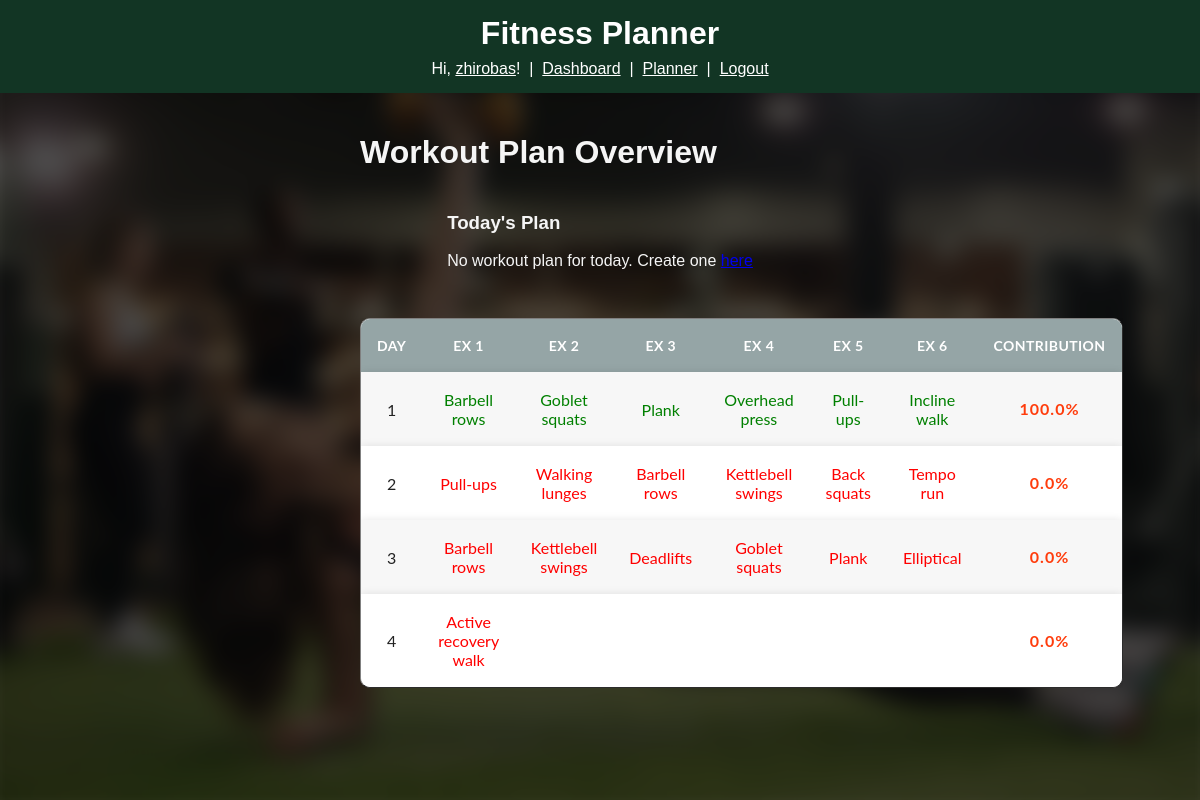
The app's page /dashboard (signed in) with its own data.
### fitness_app/models.py (models this page shows, shortened)
class User(UserMixin, db.Model):
    id = db.Column(db.Integer, primary_key=True)
    username = db.Column(db.String(50), unique=True, nullable=False)
    email = db.Column(db.String(120), unique=True, nullable=False, index=True)
    password_hash = db.Column(db.String(255), nullable=False)
    is_admin = db.Column(db.Boolean, default=False)
    age = db.Column(db.Integer)
    height_cm = db.Column(db.Float)
    weight_kg = db.Column(db.Float)
    gender = db.Column(db.String(10))  # "Male" / "Female"
    fitness_level = db.Column(db.String(20), default="Intermediate")  # "Beginner", "Intermediate", "Advanced"
    previous_success_rate = db.Column(db.Float, default=0.7)
    previous_goal = db.Column(db.String(20), default="Weight Loss")   # "Weight Loss", "Muscle Gain", "Endurance"
    user_rating = db.Column(db.Float, default=4.0)
    plan_adherence_rate = db.Column(db.Float, default=0.8)
    created_at = db.Column(db.DateTime, default=datetime.utcnow)

class WorkoutDay(db.Model):
    id = db.Column(db.Integer, primary_key=True)
    plan_id = db.Column(db.Integer, db.ForeignKey("workout_plan.id"), nullable=False, index=True)
    day_index = db.Column(db.Integer, nullable=False)  # 0..N-1 within plan
    date = db.Column(db.Date, nullable=False, index=True)
    items = db.Column(MutableList.as_mutable(db.JSON), nullable=False)           # [{name, sets, reps, minutes, completed}]
    __table_args__ = (UniqueConstraint('plan_id', 'day_index', name='uq_plan_day'),)
    plan = db.relationship("WorkoutPlan", backref=db.backref("days_list", lazy=True, order_by="WorkoutDay.day_index"))

### fitness_app/main/routes.py (the view)
@main_bp.route("/dashboard")
@login_required
def dashboard():
    plan, today, delta = get_today_for_user(current_user)
    days = []
    if plan:
        days = (WorkoutDay.query
                .filter_by(plan_id=plan.id)
                .order_by(WorkoutDay.day_index)
                .all())
    return render_template(
        "main/dashboard.html",
        user=current_user,
        plan=plan,
        today=today,
        day_index=delta,
        days=days,
        media_links=MEDIA_LINKS,
        bg_image="backgrounds/dashboard.jpg"
    )

### fitness_app/__init__.py (called while the page is built)
def create_app():
    app = Flask(__name__, static_folder="static", template_folder="templates")
    app.config["SECRET_KEY"] = os.getenv("SECRET_KEY", "dev-secret-change-me")
    app.config["SQLALCHEMY_DATABASE_URI"] = os.getenv("DATABASE_URL", "sqlite:///fitness.db")
    app.config["SQLALCHEMY_TRACK_MODIFICATIONS"] = False
    db.init_app(app)
    login_manager.init_app(app)
    csrf.init_app(app)
    app.register_blueprint(auth_bp)
    app.register_blueprint(main_bp)
    @app.context_processor
    def inject_csrf_token():
        return dict(csrf_token=generate_csrf())
    with app.app_context():
        db.create_all()
    return app

### fitness_app/models.py (called while the page is built)
@login_manager.user_loader
def load_user(user_id):
    return User.query.get(int(user_id))

### fitness_app/planner.py (called while the page is built)
def get_today_for_user(user: User) -> Tuple[WorkoutPlan | None, WorkoutDay | None, int | None]:
    plan = (WorkoutPlan.query
            .filter_by(user_id=user.id)
            .order_by(WorkoutPlan.id.desc())
            .first())
    if not plan: return None, None, None
    delta = (date.today() - plan.start_date).days
    if delta < 0 or delta >= plan.days: return plan, None, delta
    wday = WorkoutDay.query.filter_by(plan_id=plan.id, day_index=delta).first()
    return plan, wday, delta

### fitness_app/templates/main/dashboard.html (shortened to what this page needs)
{% extends "base.html" %}
{% block content %}
<h1>Workout Plan Overview</h1>
<div style="display: flex; align-items: flex-start; flex-direction: column;">
  <div style="max-width: 600px; margin: 0 auto 32px auto;">
    <h3>Today's Plan</h3>
    {% if today %}
      <form method="post" action="{{ url_for('main.toggle_item') }}" onsubmit="return false;">
        <input type="hidden" name="csrf_token" value="{{ csrf_token }}">
        <input type="hidden" name="day_id" value="{{ today.id }}">
        <ul style="list-style: none; padding: 0;">
          {% for item in today.items %}
            <li style="margin-bottom: 18px;">
              <div style="display: flex; align-items: center; cursor: pointer;" onclick="toggleItem('item-{{ loop.index0 }}')">
                <span style="font-size: 1.5em; margin-right: 10px;">&#8250;</span>
                <span>
                  {{ item.name }}
                  {% if item.sets %}- {{ item.sets }} sets{% endif %}
                  {% if item.reps %} x {{ item.reps }} reps{% endif %}
                  {% if item.minutes %}- {{ item.minutes }} min{% endif %}
                </span>
              </div>
              <div id="item-{{ loop.index0 }}" class="collapsible-content">
                <div style="display: flex; flex-direction: column; align-items: center; width: 100%;">
                  {% if item.name in media_links %}
                    {% set url = media_links[item.name] %}
                    {% if "youtube.com" in url or "youtu.be" in url %}
                      <iframe class="responsive-media" src="{{ url }}" allowfullscreen></iframe>
                    {% else %}
                      <img class="responsive-media" src="{{ url }}" alt="{{ item.name }} tutorial">
                    {% endif %}
                  {% endif %}
                  <button type="button"
                    class="complete-btn"
                    data-index="{{ loop.index0 }}"
                    {% if item.completed %}disabled{% endif %}>
                    {% if item.completed %}Finished ✓{% else %}Complete{% endif %}
                  </button>
                </div>
              </div>
            </li>
          {% endfor %}
        </ul>
      </form>
    {% else %}
      <p>No workout plan for today. Create one <a href="{{ url_for('main.planner') }}">here</a></p>
    {% endif %}
  </div>
  {% set all_completed = today and today.items|selectattr('completed')|select|list|length == today.items|length %}
  <div id="workout-table-container">
    <div style="display: flex; justify-content: center;">
      <div style="max-width: 900px; width: 100%;">
        {% if days %}
          <div style="overflow-x: auto; width: 100%;">
            <table border="1" lang="en" style="text-align:center; margin: 0 auto; width: 100%; background: rgba(0,0,0,0.5) border-radius: 10px;">
              <tr>
                <th style="width: 23px;">Day</th>
                {% for i in range(days[0].items|length) %}
                  <th>ex {{ i+1 }}</th>
                {% endfor %}
                <th>Contribution</th>
              </tr>
              {% set max_items = days[0].items|length %}
              {% for day in days %}
                <tr>
                  <td>{{ day.day_index + 1 }}</td>
                  {% for item in day.items %}
                    {% set color = "" %}
                    {% if day.day_index == day_index %}
                        {% set color = "green" %}
                    {% elif day.day_index < day_index %}
                      {% if item.completed %} {% set color = "green" %}
                      {% else %} {% set color = "red" %}
                      {% endif %}
                    {% else %}
                      {% set color = "" %}
                    {% endif %}
                    <td style="color:{{ color }}">
                      {{ item.name }}
                    </td>
                  {% endfor %}
                  {% for i in range(max_items - day.items|length) %}
                    <td></td>
                  {% endfor %}
                  {% set completed = day.items | selectattr('completed') | select | list | length %}
                  {% set total = day.items | length %}
                  {% if day.day_index == day_index %}
                    {% set percent = 100 %}
                  {% else %}
                    {% set percent = (completed / total * 100) | round(0, 'floor') %}
                  {% endif %}
                  {% set lightness = 97 - (percent * 0.45) %}
                  {% set contrib_color = "hsl(100, 80%, " ~ lightness|string ~ "%)" %}
                  <td class="progress-cell"
                      style="background: linear-gradient(to right, {{ contrib_color }} {{ percent }}%, transparent {{ percent }}%); position: relative;">
                    <span class="progress-bar-text">{{ percent }}%</span>
                  </td>
                </tr>
              {% endfor %}
            </table>
          </div>
        {% else %}
          <p>No workout plan for today. Create one <a href="{{ url_for('main.planner') }}">here</a>.</p>
        {% endif %}
      </div>
    </div>
  </div>
</div>
{% endblock %}

### fitness_app/templates/base.html (shortened to what this page needs)
<!doctype html>
<html lang="en">
<head>
  <link rel="stylesheet" href="{{ url_for('static', filename='style.css') }}">
</head>
<body>
<header>
  <h1 style="margin:0">Fitness Planner</h1>
  <nav style="margin-top:8px">
    {% if current_user.is_authenticated %}
  <span>Hi, <a href="{{ url_for('main.profile') }}" style="color:#fff; text-decoration:underline">{{ current_user.username }}</a>!</span>
      &nbsp;|&nbsp; <a href="{{ url_for('main.dashboard') }}" style="color:#fff">Dashboard</a>
      &nbsp;|&nbsp; <a href="{{ url_for('main.planner') }}" style="color:#fff">Planner</a>
      &nbsp;|&nbsp; <a href="{{ url_for('auth.logout') }}" style="color:#fff">Logout</a>
    {% else %}
      <a href="{{ url_for('auth.login') }}" style="color:#fff">Login</a>
      &nbsp;|&nbsp; <a href="{{ url_for('auth.register') }}" style="color:#fff">Register</a>
    {% endif %}
  </nav>
</header>
<div class="container">
  {% if bg_image %}
    <div class="bg-blur" style="background-image: url('{{ url_for('static', filename=bg_image) }}');"></div>
  {% endif %}
  {% block content %}{% endblock %}
</div>
</body>
</html>

### fitness_app/static/style.css (style rules this page uses)
:root { --primary-color: #123524; --secondary-color: #ffffff; --accent-color: #17442eff; }
body { font-family: Arial, sans-serif; background: var(--secondary-color); margin:0; color: whitesmoke; }
header { background: var(--primary-color); color:#fff; padding:15px; text-align:center; position:relative; }
.container { max-width: 520px; margin: auto; padding: 20px; width: 100%; box-sizing: border-box; }
.bg-blur { position: fixed; top: -24px; left: -24px; right: -24px; bottom: -24px; width: auto; height: auto; z-index: -1; background-size: cover; background-position: center; filter: blur(12px) brightness(0.3); overflow: hidden; }
#workout-table-container table { width: 100%; border-collapse: separate; border-spacing: 0; background: rgba(255,255,255,0.85); border-radius: 10px; box-shadow: 0px 0px 9px 0px rgba(0,0,0,0.1); font-family: 'Lato', sans-serif; margin-bottom: 25px; overflow: hidden; }
#workout-table-container th, #workout-table-container td { padding: 18px 16px; border: none; text-align: center; font-size: 1em; }
#workout-table-container th { background-color: #95A5A6; color: #fff; text-transform: uppercase; letter-spacing: 0.03em; font-size: 14px; }
#workout-table-container tr { background-color: #fff; border-radius: 3px; margin-bottom: 25px; box-shadow: 0px 0px 9px 0px rgba(0,0,0,0.1); }
#workout-table-container tr:nth-child(even) { background-color: #f7f7f7; }
#workout-table-container td { color: #222; }
#workout-table-container .progress-cell { padding: 0 !important; background: none !important; }

### fitness_app/templates/main/dashboard.html (style rules this page uses)
.progress-cell { padding: 0 !important; position: relative; text-align: center; color: #0a1a3a; font-weight: bold; font-size: 1em; height: 28px; min-width: 70px; }
.progress-bar-text { position: center; width: 100%; left: 0; top: 0; line-height: 28px; pointer-events: none; color: rgb(255, 60, 12); letter-spacing: 1px; font-weight: bold; font-size: 1em; }

### records on screen
User: username "zhirobas"
WorkoutDay: day.day_index+1 "1", name "Barbell rows" "Goblet squats" "Plank" "Overhead press" "Pull-ups" "Incline walk", percent "100.0"
WorkoutDay: day.day_index+1 "2", name "Pull-ups" "Walking lunges" "Barbell rows" "Kettlebell swings" "Back squats" "Tempo run", percent "0.0"
WorkoutDay: day.day_index+1 "3", name "Barbell rows" "Kettlebell swings" "Deadlifts" "Goblet squats" "Plank" "Elliptical", percent "0.0"
WorkoutDay: day.day_index+1 "4", name "Active recovery walk", percent "0.0"

### other values on screen
{{ i+1 }} "1" "2" "3" "4" "5" "6"
